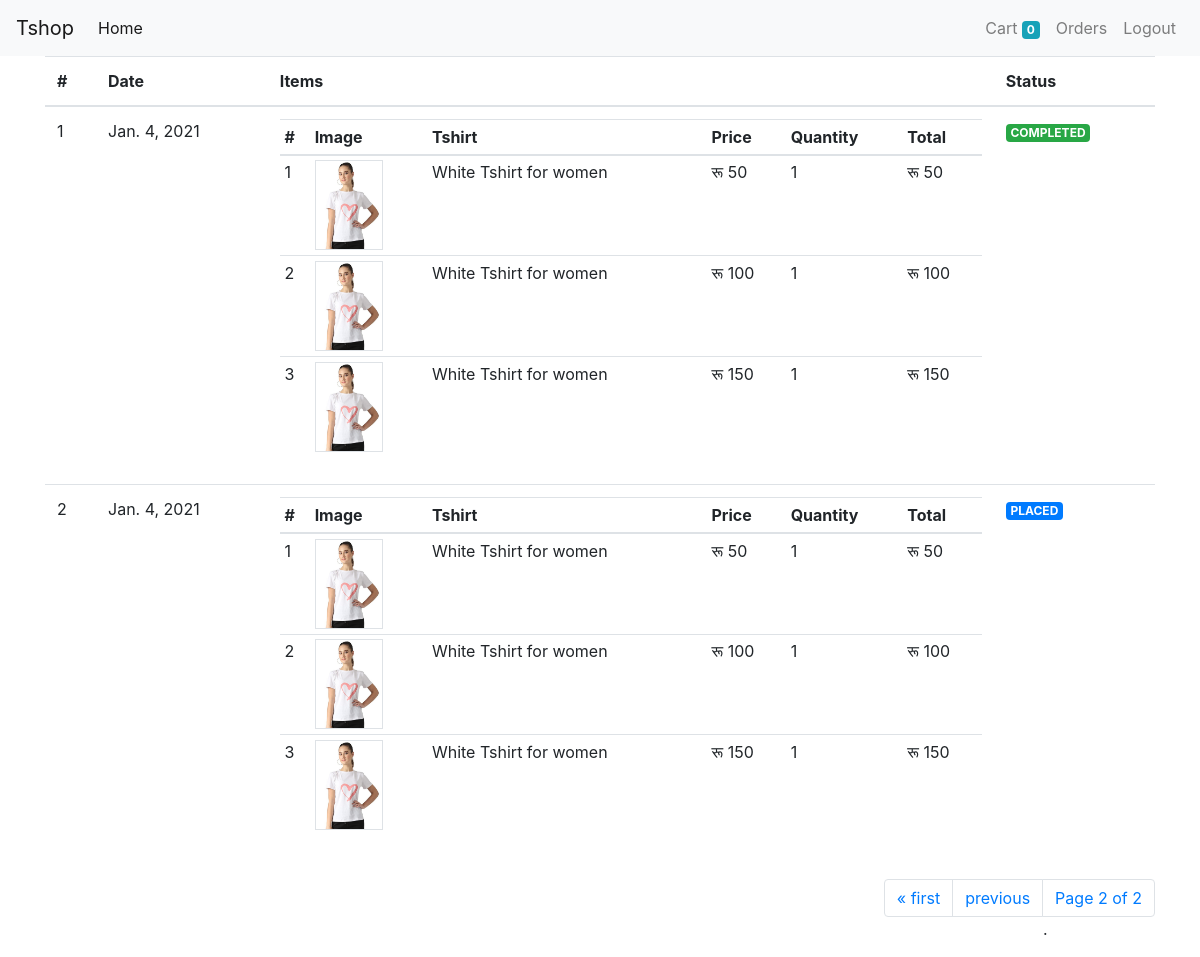
/orders/?page=2 (signed in), run on the app's committed database.
### store/models/order.py (models this page shows)
class Order(models.Model):
    orderStatus = (
        ('PENDING', 'Pending'),
        ('PLACED', 'Placed'),
        ('CANCELED', 'Canceled'),
        ('COMPLETED', 'Completed'),
    )
    method = (
        ('COD', 'Cod'),
        ('ONLINE', 'Online'),
    )
    order_status = models.CharField(max_length=15, choices=orderStatus)
    payment_method = models.CharField(max_length=15, choices=method)
    shipping_address = models.CharField(max_length=100, null=False)
    phone = models.CharField(max_length=10, null=False)
    user = models.ForeignKey(User, on_delete=models.CASCADE)
    total = models.IntegerField(null=False)
    date = models.DateTimeField(null=False, auto_now_add=True)

class OrderItem(models.Model):
    order = models.ForeignKey(Order, on_delete=models.CASCADE)
    tshirt = models.ForeignKey(Tshirt, on_delete=models.CASCADE)
    size = models.ForeignKey(SizeVariant, on_delete=models.CASCADE)
    quantity = models.IntegerField(null=False)
    price = models.IntegerField(null=False)
    date = models.DateTimeField(null=False, auto_now_add=True)

### store/models/tshirt.py (models this page shows, shortened)
class Tshirt(models.Model):
    name = models.CharField(max_length=500, null=False)
    slug = models.CharField(max_length=500, null=True, unique=True)
    description = models.CharField(max_length=500, null=True)
    discount = models.IntegerField(default=0)
    image = models.ImageField(upload_to='upload/images/', null=False)
    occasion = models.ForeignKey(Occasion, on_delete=models.CASCADE)
    brand = models.ForeignKey(Brand, on_delete=models.CASCADE)
    sleeve = models.ForeignKey(Sleeve, on_delete=models.CASCADE)
    neck_type = models.ForeignKey(NeckType, on_delete=models.CASCADE)
    ideal_for = models.ForeignKey(IdealFor, on_delete=models.CASCADE)
    color = models.ForeignKey(Color, on_delete=models.CASCADE)

### store/views/orders.py (the view)
# urls.py: path('orders/', login_required(OrderListView.as_view(),login_url='/login'), name='orders'),
class OrderListView(ListView):
    template_name = 'store/orders.html'
    model = Order
    paginate_by = 2  # only 2 product will be displayed
    context_object_name = 'orders'
    def get_queryset(self):
        return Order.objects.filter(user=self.request.user).order_by('-date').exclude(
            order_status="PENDING")

### store/templatetags/orders_tags.py (called while the page is built)
@register.simple_tag
def get_order_status_class(status):
    if status == "COMPLETED":
        return "success"
    elif status == "PLACED":
        return "primary"
    else:
        return "warning"

### store/templatetags/tshirt_tags.py (called while the page is built)
@register.filter
def rupees(number):
    return f'रू {number}'

@register.simple_tag
def multiply(a , b):
    return a * b

### store/templates/store/orders.html (shortened to what this page needs)
{% extends 'store/base.html' %}
{% load crispy_forms_tags %}
{% load tshirt_tags %}
{% load orders_tags %}
{% block content %}
    <div class="container">
        <table class="table">
            <thead>
            <tr>
                <th>#</th>
                <th>Date</th>
                <th>Items</th>
                <th>Status</th>
            </tr>
            </thead>
            <tbody>
            {% for order in orders %}
                <tr>
                    <td>{{ forloop.counter }}</td>
                    <td>{{ order.date | date }}</td>
                    <td>
                        <table class="table table-sm">
                            <thead>
                            <tr>
                                <th>#</th>
                                <th>Image</th>
                                <th>Tshirt</th>
                                <th>Price</th>
                                <th>Quantity</th>
                                <th>Total</th>
                            </tr>
                            </thead>
                            <tbody>
                            {% for oi in  order.orderitem_set.all %}
                                <tr>
                                    <td>{{ forloop.counter }}</td>
                                    <td><img height="90px;" class="border" src="{{ oi.tshirt.image.url }}" alt=""></td>
                                    <td>{{ oi.tshirt.name }}</td>
                                    <td>{{ oi.price | rupees }}</td>
                                    <td>{{ oi.quantity }}</td>
                                    <td>{% multiply oi.quantity oi.price as result %}{{ result|rupees }}</td>
                                </tr>
                            {% endfor %}
                            </tbody>
                        </table>
                    </td>
                    <td>
                        <span class="badge badge-{% get_order_status_class order.order_status %}">{{ order.order_status }}</span>
                    </td>
                </tr>
            {% endfor %}
            </tbody>
        </table>
        <nav aria-label="Page navigation" class="mt-2">
            <ul class="pagination justify-content-end">
                {% if page_obj.has_previous %}
                    <li class="page-item"><a class="page-link" href="?{{ pageurl }}">&laquo; first</a></li>
                    <li class="page-item"><a class="page-link"
                                             href="?page={{ page_obj.previous_page_number }}">previous</a>
                    </li>
                {% endif %}
                <li class="page-item">
                    <a href="" class="page-link">Page {{ page_obj.number }}
                        of {{ page_obj.paginator.num_pages }}</a>.
                </li>
            </ul>
        </nav>
    </div>
{% endblock content %}

### store/templates/store/base.html (shortened to what this page needs)
<!doctype html>
<html lang="en">
<head>
    <link rel="stylesheet" href="https://maxcdn.bootstrapcdn.com/bootstrap/4.0.0/css/bootstrap.min.css"
>
</head>
<body>
<nav class="navbar navbar-expand-lg navbar-light bg-light">
    <a class="navbar-brand" href="/">Tshop</a>
    <div class="collapse navbar-collapse" id="navbarSupportedContent">
        <ul class="navbar-nav mr-auto">
            <li class="nav-item active">
                <a class="nav-link" href="/">Home <span class="sr-only">(current)</span></a>
            </li>
        </ul>
        <ul class="navbar-nav ml-auto">
            <li class="nav-item">
                <a class="nav-link" href="/cart">Cart <span class="badge badge-info">{{ request.session.cart | length }}</span></a>
            </li>
            {% if request.user.is_authenticated %}
                <li class="nav-item">
                    <a class="nav-link" href="/orders">Orders</a>
                </li>
                <li class="nav-item">
                    <a class="nav-link" href="/logout">Logout</a>
                </li>
            {% endif %}
        </ul>
    </div>
</nav>
{% block content %}
{% endblock content %}
</body>
</html>

### data on the page
Order: date "Jan. 4, 2021", order_status "COMPLETED"
OrderItem: tshirt.image (picture), tshirt.name "White Tshirt for women", price "रू 50", quantity "1", result "रू 50"
OrderItem: tshirt.image (picture), tshirt.name "White Tshirt for women", price "रू 100", quantity "1", result "रू 100"
OrderItem: tshirt.image (picture), tshirt.name "White Tshirt for women", price "रू 150", quantity "1", result "रू 150"
Order: date "Jan. 4, 2021", order_status "PLACED"
OrderItem: tshirt.image (picture), tshirt.name "White Tshirt for women", price "रू 50", quantity "1", result "रू 50"
OrderItem: tshirt.image (picture), tshirt.name "White Tshirt for women", price "रू 100", quantity "1", result "रू 100"
OrderItem: tshirt.image (picture), tshirt.name "White Tshirt for women", price "रू 150", quantity "1", result "रू 150"

### other printed values
{{ request.session.cart | length }} "0"
{{ page_obj.number }} "2"
{{ page_obj.paginator.num_pages }} "2"
